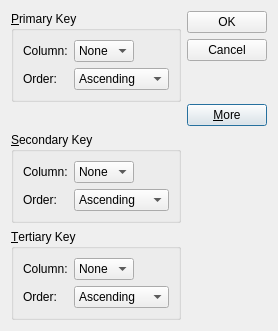
<?xml version="1.0" encoding="UTF-8"?>
<ui version="4.0">
 <class>sortDialog</class>
 <widget class="QDialog" name="sortDialog">
  <property name="geometry">
   <rect>
    <x>0</x>
    <y>0</y>
    <width>256</width>
    <height>331</height>
   </rect>
  </property>
  <property name="windowTitle">
   <string>Sort</string>
  </property>
  <layout class="QGridLayout" name="gridLayout_4">
   <item row="0" column="0">
    <widget class="QGroupBox" name="primaryGroupBox">
     <property name="title">
      <string>&amp;Primary Key</string>
     </property>
     <layout class="QGridLayout" name="gridLayout">
      <item row="0" column="0">
       <widget class="QLabel" name="label">
        <property name="text">
         <string>Column:</string>
        </property>
       </widget>
      </item>
      <item row="1" column="0">
       <widget class="QLabel" name="label_2">
        <property name="text">
         <string>Order:</string>
        </property>
       </widget>
      </item>
      <item row="1" column="1" colspan="2">
       <widget class="QComboBox" name="primaryOrderCombo">
        <item>
         <property name="text">
          <string>Ascending</string>
         </property>
        </item>
        <item>
         <property name="text">
          <string>Descending</string>
         </property>
        </item>
       </widget>
      </item>
      <item row="0" column="2">
       <spacer name="horizontalSpacer">
        <property name="orientation">
         <enum>Qt::Horizontal</enum>
        </property>
        <property name="sizeHint" stdset="0">
         <size>
          <width>30</width>
          <height>20</height>
         </size>
        </property>
       </spacer>
      </item>
      <item row="0" column="1">
       <widget class="QComboBox" name="primaryColumnCombo">
        <item>
         <property name="text">
          <string>None</string>
         </property>
        </item>
       </widget>
      </item>
     </layout>
    </widget>
   </item>
   <item row="2" column="0">
    <widget class="QGroupBox" name="secondaryGroupBox">
     <property name="title">
      <string>&amp;Secondary Key</string>
     </property>
     <layout class="QGridLayout" name="gridLayout_2">
      <item row="0" column="0">
       <widget class="QLabel" name="label_3">
        <property name="text">
         <string>Column:</string>
        </property>
       </widget>
      </item>
      <item row="0" column="1">
       <widget class="QComboBox" name="secondaryColumnCombo">
        <item>
         <property name="text">
          <string>None</string>
         </property>
        </item>
       </widget>
      </item>
      <item row="0" column="2">
       <spacer name="horizontalSpacer_2">
        <property name="orientation">
         <enum>Qt::Horizontal</enum>
        </property>
        <property name="sizeHint" stdset="0">
         <size>
          <width>28</width>
          <height>20</height>
         </size>
        </property>
       </spacer>
      </item>
      <item row="1" column="0">
       <widget class="QLabel" name="label_4">
        <property name="text">
         <string>Order:</string>
        </property>
       </widget>
      </item>
      <item row="1" column="1" colspan="2">
       <widget class="QComboBox" name="secondaryOrderCombo">
        <item>
         <property name="text">
          <string>Ascending</string>
         </property>
        </item>
        <item>
         <property name="text">
          <string>Descending</string>
         </property>
        </item>
       </widget>
      </item>
     </layout>
    </widget>
   </item>
   <item row="3" column="0">
    <widget class="QGroupBox" name="tertiaryGroupBox">
     <property name="title">
      <string>&amp;Tertiary Key</string>
     </property>
     <layout class="QGridLayout" name="gridLayout_3">
      <item row="0" column="0">
       <widget class="QLabel" name="label_5">
        <property name="text">
         <string>Column:</string>
        </property>
       </widget>
      </item>
      <item row="0" column="1">
       <widget class="QComboBox" name="tertiaryColumnCombo">
        <item>
         <property name="text">
          <string>None</string>
         </property>
        </item>
       </widget>
      </item>
      <item row="0" column="2">
       <spacer name="horizontalSpacer_3">
        <property name="orientation">
         <enum>Qt::Horizontal</enum>
        </property>
        <property name="sizeHint" stdset="0">
         <size>
          <width>28</width>
          <height>20</height>
         </size>
        </property>
       </spacer>
      </item>
      <item row="1" column="0">
       <widget class="QLabel" name="label_6">
        <property name="text">
         <string>Order:</string>
        </property>
       </widget>
      </item>
      <item row="1" column="1" colspan="2">
       <widget class="QComboBox" name="tertiaryOrderCombo">
        <item>
         <property name="text">
          <string>Ascending</string>
         </property>
        </item>
        <item>
         <property name="text">
          <string>Descending</string>
         </property>
        </item>
       </widget>
      </item>
     </layout>
    </widget>
   </item>
   <item row="1" column="0">
    <spacer name="verticalSpacer_2">
     <property name="orientation">
      <enum>Qt::Vertical</enum>
     </property>
     <property name="sizeHint" stdset="0">
      <size>
       <width>20</width>
       <height>0</height>
      </size>
     </property>
    </spacer>
   </item>
   <item row="0" column="1" rowspan="2">
    <layout class="QVBoxLayout" name="verticalLayout">
     <item>
      <widget class="QDialogButtonBox" name="buttonBox">
       <property name="orientation">
        <enum>Qt::Vertical</enum>
       </property>
       <property name="standardButtons">
        <set>QDialogButtonBox::Cancel|QDialogButtonBox::Ok</set>
       </property>
      </widget>
     </item>
     <item>
      <spacer name="verticalSpacer">
       <property name="orientation">
        <enum>Qt::Vertical</enum>
       </property>
       <property name="sizeHint" stdset="0">
        <size>
         <width>20</width>
         <height>0</height>
        </size>
       </property>
      </spacer>
     </item>
     <item>
      <widget class="QPushButton" name="moreButton">
       <property name="text">
        <string>&amp;More</string>
       </property>
       <property name="checkable">
        <bool>true</bool>
       </property>
       <property name="default">
        <bool>true</bool>
       </property>
      </widget>
     </item>
    </layout>
   </item>
  </layout>
 </widget>
 <resources/>
 <connections>
  <connection>
   <sender>buttonBox</sender>
   <signal>accepted()</signal>
   <receiver>sortDialog</receiver>
   <slot>accept()</slot>
   <hints>
    <hint type="sourcelabel">
     <x>204</x>
     <y>61</y>
    </hint>
    <hint type="destinationlabel">
     <x>157</x>
     <y>274</y>
    </hint>
   </hints>
  </connection>
  <connection>
   <sender>buttonBox</sender>
   <signal>rejected()</signal>
   <receiver>sortDialog</receiver>
   <slot>reject()</slot>
   <hints>
    <hint type="sourcelabel">
     <x>230</x>
     <y>61</y>
    </hint>
    <hint type="destinationlabel">
     <x>286</x>
     <y>274</y>
    </hint>
   </hints>
  </connection>
 </connections>
</ui>
